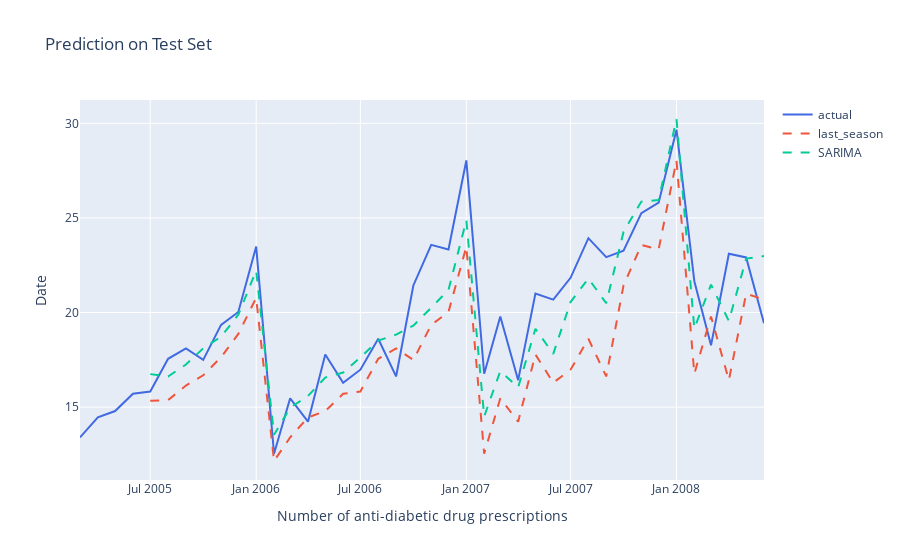

The cell this chart's notebook holds for it:
### Code cell
fig = go.Figure()
fig.add_trace(go.Scatter(x=df[-40:].ds, y=df[-40:]['y'], name='actual', line = dict(color='royalblue')))

for pred_type in ['last_season', 'SARIMA']: 
    fig.add_trace(go.Scatter(x=test.ds, y=test[pred_type], name=pred_type, line = dict(dash='dash')))

fig.update_layout(
    yaxis_title='Date',
    xaxis_title='Number of anti-diabetic drug prescriptions',
    title='Prediction on Test Set'
)  
fig.show()
